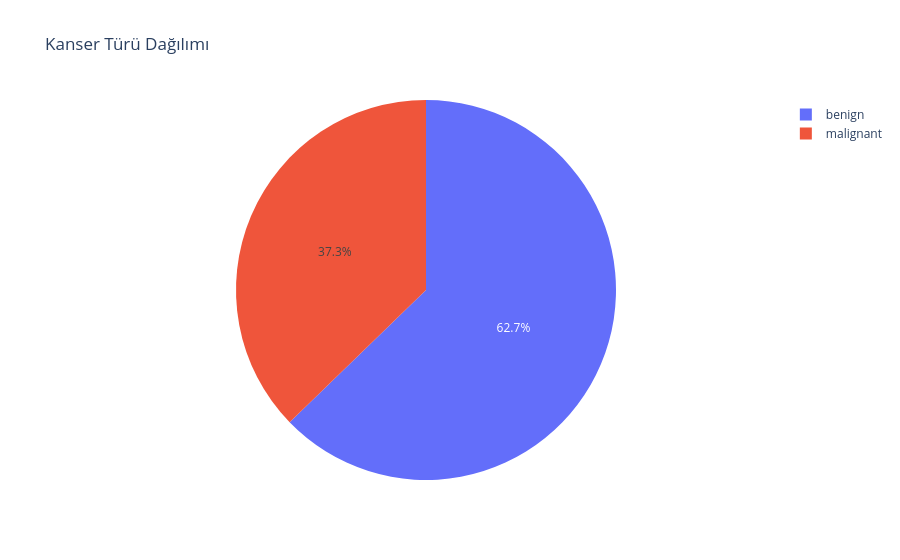

The notebook cell saved with this chart:
### Code cell
fig=px.pie(df, names="target", title="Kanser Türü Dağılımı")
fig.show()

### Figure 1 — Plotly figure (JSON) as saved in the notebook; plotly's stock layout.template omitted (floating-point values rounded to 4 significant figures; data arrays with more than 128 entries replaced by an {"elided": "..."} marker saying what was removed)
{"data": [{"domain": {"x": [0, 1], "y": [0, 1]}, "hovertemplate": "target=%{label}<extra></extra>", "labels": {"elided": "569 str values"}, "legendgroup": "", "name": "", "showlegend": true, "type": "pie"}], "layout": {"legend": {"tracegroupgap": 0}, "title": {"text": "Kanser Türü Dağılımı"}}}
